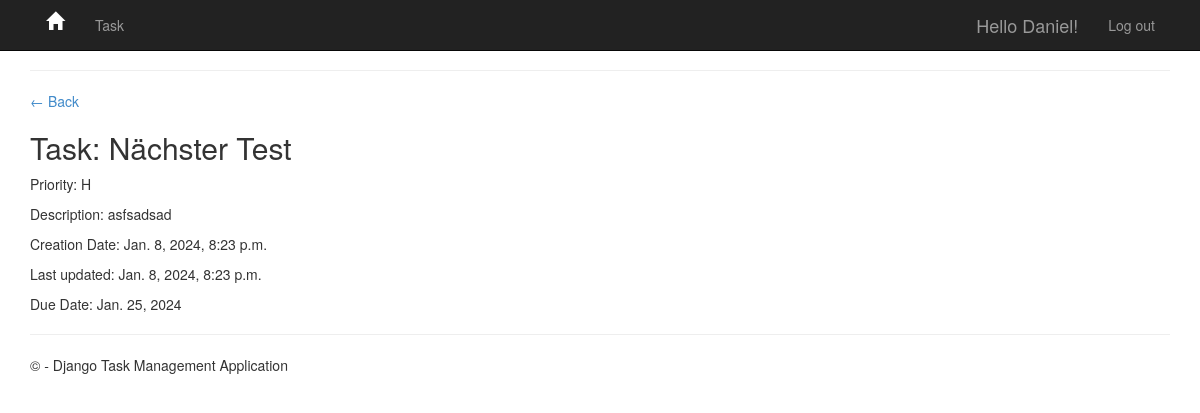
Page /task/10/ (signed in) on the earlier database version.
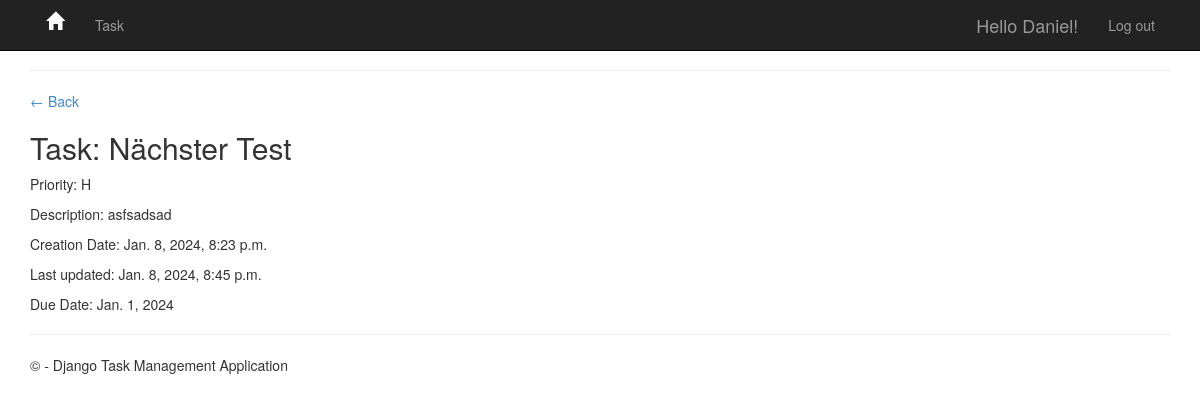
Same page on the later database version.
### app/models.py (models this page shows, shortened)
class Task(models.Model):
    PRIORITY_CHOICES = [
        ('L', 'Low'),
        ('M', 'Medium'),
        ('H', 'High'),
        ('F', 'Fast Lane'),
    ]
    due_date = models.DateField(
        auto_now_add=False, auto_now=False, blank=True, null=True)
    user = models.ForeignKey(
        User, on_delete=models.CASCADE, null=True, blank=True)
    title = models.CharField(max_length=200)
    description = models.TextField(null=True, blank=True)
    complete = models.BooleanField(default=False)
    create = models.DateTimeField(auto_now_add=True)
    update = models.DateTimeField(auto_now=True)
    priority = models.CharField(
        max_length=1,
        choices=PRIORITY_CHOICES,
        default='L',
    )
    class Meta:
        ordering = ['complete']

### app/views.py (the view)
# urls.py: path('task/<int:pk>/', views.TaskDetail.as_view(), name='task'),
class TaskDetail(LoginRequiredMixin, DetailView):
    model = Task
    context_object_name = 'task'
    template_name = 'app/task.html'

### app/templates/app/task.html
{% extends 'app/layout.html' %}
{% block content %}
<hr />
<p><a href="{% url 'tasks' %}">&#8592; Back</a></p>
<h2>Task: {{ task.title }}</h2>
<p>Priority: {{ task.priority }}</p>
<p>Description: {{ task.description }}</p>
<p>Creation Date: {{ task.create }}</p>
<p>Last updated: {{ task.update }}</p>
<p>Due Date: {{ task.due_date }}</p>
{% endblock content %}

### app/templates/app/layout.html (shortened to what this page needs)
<!DOCTYPE html>
<html>
<head>
    {% load static %}
    <link rel="stylesheet" type="text/css" href="{% static 'app/content/bootstrap.min.css' %}" />
    <link rel="stylesheet" type="text/css" href="{% static 'app/content/site.css' %}" />
    <link rel="stylesheet" href="https://cdnjs.cloudflare.com/ajax/libs/font-awesome/4.7.0/css/font-awesome.min.css">
</head>
<body>
    <div class="navbar navbar-inverse navbar-fixed-top">
        <div class="container">
            <div class="navbar-header">
                <a href="/" class="glyphicon glyphicon-home btn-lg" aria-hidden="true" style="color:white"></a>
            </div>
            <div class="navbar-collapse collapse">
                <ul class="nav navbar-nav">
                    {% if user.is_authenticated %}
                    <li><a href="{% url 'tasks' %}">Task</a></li>
                    {% endif %}
                </ul>
                {% include 'app/loginpartial.html' %}
            </div>
        </div>
    </div>
    <div class="container body-content">
        {% block content %}
        {% endblock %}
        <hr />
        <footer>
            <p>&copy; {{ year }} - Django Task Management Application</p>
        </footer>
    </div>
</body>
</html>

### app/templates/app/loginpartial.html (shortened to what this page needs)
{% if user.is_authenticated %}
<form id="logoutForm" action="/logout/" method="post" class="navbar-right">
    <ul class="nav navbar-nav navbar-right">
        <li><span class="navbar-brand">Hello {{ user.username }}!</span></li>
        <li><a href="javascript:document.getElementById('logoutForm').submit()">Log out</a></li>
    </ul>
</form>
{% else %}
<ul class="nav navbar-nav navbar-right">
    <li><a href="{% url 'login' %}">Log in</a></li>
    <li><a href="{% url 'signup' %}">Sign up</a></li>
</ul>
{% endif %}

### app/static/app/content/site.css (style rules this page uses)
body { padding-top: 50px; padding-bottom: 20px; }
.body-content { padding-left: 15px; padding-right: 15px; }

Differences in the rows shown:
changed Task "Nächster Test": update "Jan. 8, 2024, 8:23 p.m." → "Jan. 8, 2024, 8:45 p.m."; due_date "Jan. 25, 2024" → "Jan. 1, 2024"
